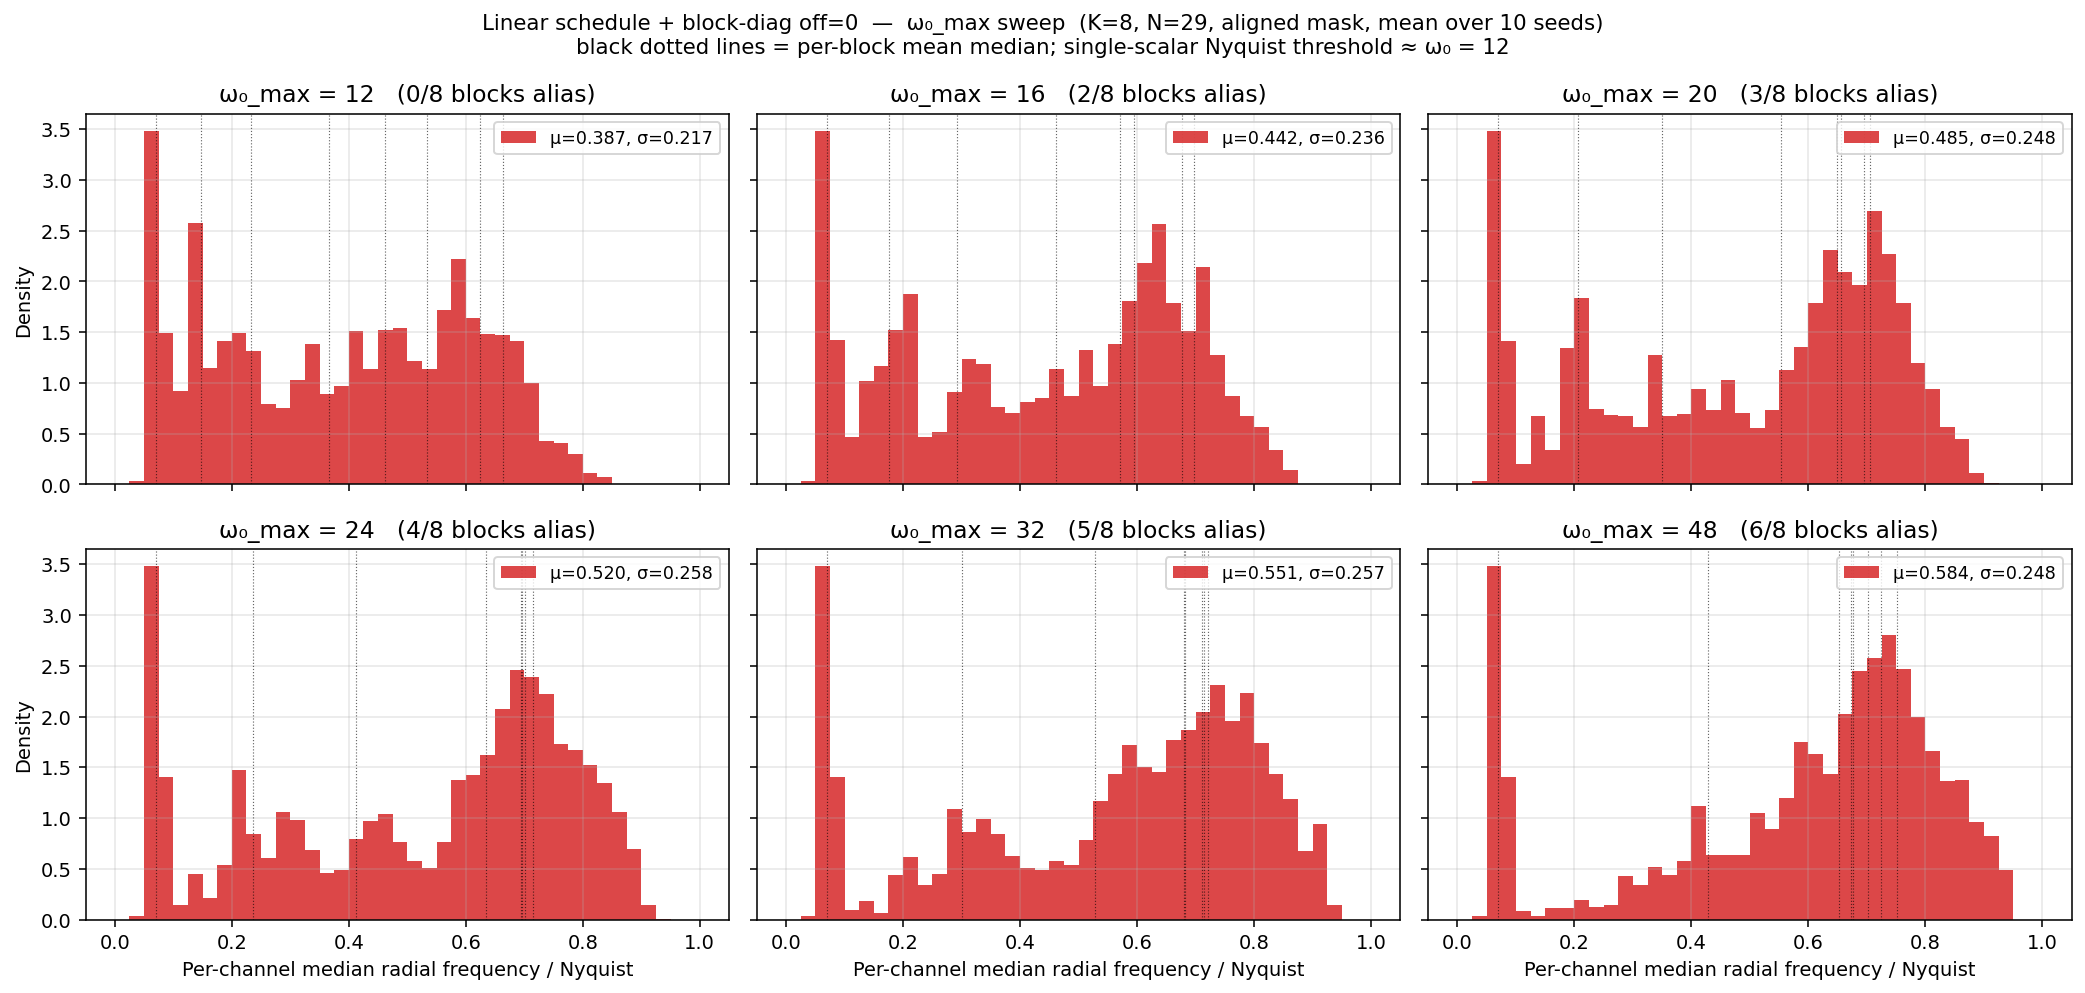

Here is the Python script that generated this plot:
"""Sweep ω₀_max for the linear-schedule block-diag (off=0) variant.

Goal: pick ω₀_max so the per-channel median histogram covers the entire
[0, 1] range up to Nyquist on the PR's CKConv grid (L_cache=15 → N=29).

For each ω₀_max in --omega0-max-list (default {12, 16, 20, 24, 32, 48}):
  - Build block-diag off=0.0 with linear ω₀ schedule [1, ω₀_max], K=8
  - Apply aligned Gaussian mask (widest σ on lowest-ω₀ block)
  - Pool per-channel medians across --n-seeds seeds
  - Print per-block stats (which blocks alias)
  - Plot a row of histograms with the same x/y range so the user can pick

Output: a single figure with one panel per ω₀_max value.

Run::

    PYTHONPATH=. python _tmp/spectrum_analysis/linear_blockdiag_omega_sweep.py \\
        --omega0-max-list 12 16 20 24 32 48 --n-seeds 10 \\
        --output-dir _tmp/spectrum_analysis
"""

from __future__ import annotations

import argparse
import sys
from pathlib import Path

import matplotlib.pyplot as plt
import numpy as np
import torch


sys.path.insert(0, str(Path(__file__).parent))
from analyze_kernel_spectrum import (
    PR_BASE_L,
    PR_DATA_DIM,
    PR_HIDDEN_DIM,
    PR_KERNEL_EMBEDDING_DIM,
    PR_KERNEL_HIDDEN_OMEGA_0,
    PR_KERNEL_MLP_HIDDEN_DIM,
    PR_KERNEL_NUM_LAYERS,
    compute_spectrum_stats,
)
from multiband_omega0 import build_aligned_mask
from multiomega_classes import BlockDiagonalMultiOmegaSIRENKernelND


NUM_BLOCKS = 8
NYQUIST_OMEGA0 = 12.0  # Single-scalar Nyquist on N=29.
COLOR_BD = "#d62728"


def _kernel_2d(siren, mask, L: int) -> torch.Tensor:
    with torch.no_grad():
        k, grid = siren(seq_lens=(L, L))
        if mask is not None:
            k = mask(grid=grid, x=k)
    return k.squeeze(0)


def _build_block_diag_linear(omega_max: float, *, L: int, num_blocks: int, seed: int):
    omega_per_block = np.linspace(1.0, omega_max, num_blocks)
    torch.manual_seed(seed)
    return BlockDiagonalMultiOmegaSIRENKernelND(
        out_dim=PR_HIDDEN_DIM,
        data_dim=PR_DATA_DIM,
        mlp_hidden_dim=PR_KERNEL_MLP_HIDDEN_DIM,
        num_layers=PR_KERNEL_NUM_LAYERS,
        embedding_dim=PR_KERNEL_EMBEDDING_DIM,
        L_cache=L,
        use_bias=True,
        omega_0_per_block=omega_per_block,
        num_blocks=num_blocks,
        off_block_scale=0.0,
        hidden_omega_0=PR_KERNEL_HIDDEN_OMEGA_0,
    )


def _stats_for_omega_max(
    omega_max: float, *, L: int, K: int, channels_per_block: int, n_seeds: int, mask_factory
) -> dict:
    medians_pooled = []
    band_meds = [[] for _ in range(K)]
    for s in range(n_seeds):
        siren = _build_block_diag_linear(omega_max, L=L, num_blocks=K, seed=s)
        mask = mask_factory()
        k = _kernel_2d(siren, mask, L)
        st = compute_spectrum_stats(k)
        medians_pooled.append(st.median_radius_per_channel)
        for b in range(K):
            c0, c1 = b * channels_per_block, (b + 1) * channels_per_block
            band_meds[b].append(st.median_radius_per_channel[c0:c1])
    return dict(
        omega_max=omega_max,
        medians_pooled=np.concatenate(medians_pooled, axis=0),
        band_med_means=[np.concatenate(b, axis=0).mean() for b in band_meds],
        omega_per_block=np.linspace(1.0, omega_max, K),
    )


def main() -> None:
    parser = argparse.ArgumentParser(description=__doc__, formatter_class=argparse.RawDescriptionHelpFormatter)
    parser.add_argument("--output-dir", type=Path, default=Path(__file__).parent)
    parser.add_argument("--omega0-max-list", type=float, nargs="+", default=[12.0, 16.0, 20.0, 24.0, 32.0, 48.0])
    parser.add_argument("--n-seeds", type=int, default=10)
    parser.add_argument("--num-blocks", type=int, default=NUM_BLOCKS)
    args = parser.parse_args()
    args.output_dir.mkdir(parents=True, exist_ok=True)

    L = PR_BASE_L
    K = args.num_blocks
    channels_per_block = PR_HIDDEN_DIM // K
    print(f"L = {L}, N = {2 * L - 1}, K = {K}, channels/block = {channels_per_block}")
    print(f"Sweep ω₀_max ∈ {args.omega0_max_list},  n_seeds = {args.n_seeds}")
    print("Schedule: LINEAR ω₀ ∈ [1, ω₀_max]   Mask: aligned   Variant: block-diag off=0.0")

    mask_factory = lambda: build_aligned_mask(L_cache=L, K=K, channels_per_band=[channels_per_block] * K)

    results = [
        _stats_for_omega_max(
            om, L=L, K=K, channels_per_block=channels_per_block, n_seeds=args.n_seeds, mask_factory=mask_factory
        )
        for om in args.omega0_max_list
    ]

    # ── Print a table ────────────────────────────────────────────────────────
    print(
        f"\n{'ω₀_max':>8} {'#alias':>8} {'μ':>8} {'σ':>8} {'p10':>7} {'p50':>7} {'p90':>7} "
        f"{'p99':>7}  {'block-medians':<48}"
    )
    for r in results:
        m = r["medians_pooled"]
        n_alias = int(np.sum(r["omega_per_block"] > NYQUIST_OMEGA0))
        bms = "  ".join(f"{x:.2f}" for x in r["band_med_means"])
        print(
            f"{r['omega_max']:>8.1f} {n_alias:>8d} {m.mean():>8.4f} {m.std():>8.4f} "
            f"{np.percentile(m, 10):>7.3f} {np.percentile(m, 50):>7.3f} "
            f"{np.percentile(m, 90):>7.3f} {np.percentile(m, 99):>7.3f}  [{bms}]"
        )

    # ── Plot row of histograms ───────────────────────────────────────────────
    n = len(results)
    ncols = min(n, 3)
    nrows = (n + ncols - 1) // ncols
    fig, axes = plt.subplots(nrows, ncols, figsize=(5.0 * ncols, 3.6 * nrows), sharex=True, sharey=True)
    axes = np.array(axes).reshape(nrows, ncols)
    bins = np.linspace(0.0, 1.0, 41)

    for idx, r in enumerate(results):
        i, j = idx // ncols, idx % ncols
        ax = axes[i, j]
        m = r["medians_pooled"]
        n_alias = int(np.sum(r["omega_per_block"] > NYQUIST_OMEGA0))
        ax.hist(m, bins=bins, alpha=0.85, color=COLOR_BD, density=True, label=f"μ={m.mean():.3f}, σ={m.std():.3f}")
        # Mark per-block mean median locations as vertical ticks
        for b, bm in enumerate(r["band_med_means"]):
            ax.axvline(bm, color="black", linestyle=":", linewidth=0.6, alpha=0.6)
        ax.set_title(f"ω₀_max = {r['omega_max']:.0f}   ({n_alias}/{NUM_BLOCKS} blocks alias)")
        ax.legend(fontsize=9, loc="upper right")
        ax.grid(alpha=0.3)
        if i == nrows - 1:
            ax.set_xlabel("Per-channel median radial frequency / Nyquist")
        if j == 0:
            ax.set_ylabel("Density")

    fig.suptitle(
        f"Linear schedule + block-diag off=0  —  ω₀_max sweep  "
        f"(K={K}, N={2 * L - 1}, aligned mask, mean over {args.n_seeds} seeds)\n"
        f"black dotted lines = per-block mean median; "
        f"single-scalar Nyquist threshold ≈ ω₀ = {NYQUIST_OMEGA0:.0f}",
        fontsize=11,
    )
    fig.tight_layout()
    out_path = args.output_dir / "linear_blockdiag_omega_sweep.png"
    fig.savefig(out_path, dpi=140, bbox_inches="tight")
    plt.close(fig)
    print(f"\n→ wrote {out_path}")


if __name__ == "__main__":
    main()
